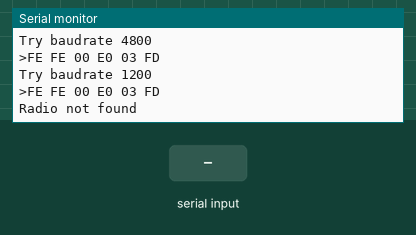
Simulated run of this sketch. Board: Arduino Uno, built with avr-gcc and run on an emulated ATmega328P. Parts: the last lines printed to the serial monitor. Inputs (shaded band) come from the test bench.

Above: at 3.6 s.
3.7 s: "1" received over the second serial link
At 5.3 s:
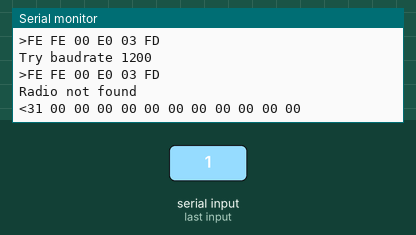
6.3 s: "0" received over the second serial link
At 7.7 s:
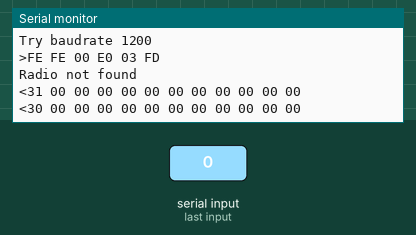
7.8 s: "2" received over the second serial link
At 9.6 s:
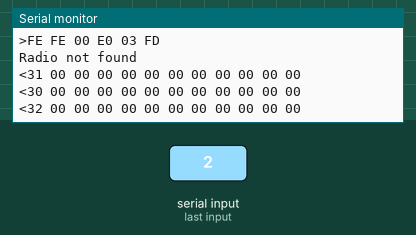
Timing chart, 0 to 11.1 s (numbered marks = the images above; inputs shaded):
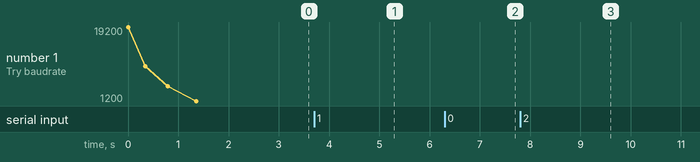

Measured:
- after the input at 3.7 s, the serial monitor: prints a new line after 1.1 s (image 1)
- after the input at 6.3 s, the serial monitor: prints a new line after 1.1 s (image 2)
- after the input at 7.8 s, the serial monitor: prints a new line after 1.1 s (image 3)

The sketch:

icom-ic820-cat.ino
```cpp
#include  <SoftwareSerial.h>
SoftwareSerial CAT(10, 11); // RX, TX

#define DEBUG 1
//#define MIRRORCAT 1

#define BROADCAST_ADDRESS    0x00 //Broadcast address
#define CONTROLLER_ADDRESS   0xE0 //Controller address

#define START_BYTE       0xFE //Start byte
#define STOP_BYTE       0xFD //Stop byte

#define CMD_TRANS_FREQ      0x00 //Transfers operating frequency data
#define CMD_TRANS_MODE      0x01 //Transfers operating mode data

#define CMD_READ_FREQ       0x03 //Read operating frequency data
#define CMD_READ_MODE       0x04 //Read operating mode data

#define CMD_WRITE_FREQ       0x05 //Write operating frequency data
#define CMD_WRITE_MODE       0x06 //Write operating mode data

#define IF_PASSBAND_WIDTH_WIDE   0x01
#define IF_PASSBAND_WIDTH_MEDIUM   0x02
#define IF_PASSBAND_WIDTH_NARROW   0x03

const uint32_t decMulti[]    = {1000000000, 100000000, 10000000, 1000000, 100000, 10000, 1000, 100, 10, 1};

#define BAUD_RATES_SIZE 4
const uint16_t baudRates[BAUD_RATES_SIZE]       = {19200, 9600, 4800, 1200};

uint8_t  radio_address;     //Transiever address
uint16_t  baud_rate;        //Current baud speed
uint32_t  readtimeout;      //Serial port read timeout
uint8_t  read_buffer[12];   //Read buffer
uint32_t  frequency;        //Current frequency in Hz

const char* mode[] = {"LSB","USB","AM","CW","FSK","FM","WFM"};
#define MODE_TYPE_LSB   0x00
#define MODE_TYPE_USB   0x01
#define MODE_TYPE_AM    0x02
#define MODE_TYPE_CW    0x03
#define MODE_TYPE_RTTY  0x04
#define MODE_TYPE_FM    0x05

void configRadioBaud(uint16_t  baudrate)
{
  if(baud_rate != baudrate){
    CAT.end();
    CAT.begin(baudrate);
  }

  baud_rate = baudrate;

  switch (baud_rate) {
    case 4800:
       readtimeout = 50000;
       break;
    case 9600:
       readtimeout = 40000;
       break;
    case 19200:
       readtimeout = 30000;
       break;
    default:
       readtimeout = 100000;
       break;
  }
}

uint8_t readLine(void)
{
  uint8_t byte;
  uint8_t counter = 0;
  uint32_t ed = readtimeout;

  while (true)
  {
    while (!CAT.available()) {
      if (--ed == 0)return 0;
    }
    ed = readtimeout;
    byte = CAT.read();
    if (byte == 0xFF)continue; //TODO skip to start byte instead
#ifdef MIRRORCAT
    Serial.print(byte, BYTE);
#endif

    read_buffer[counter++] = byte;
    if (STOP_BYTE == byte) break;

    if (counter >= sizeof(read_buffer))return 0;
  }
  return counter;
}

void radioSetMode(uint8_t modeid, uint8_t modewidth)
{
  uint8_t req[] = {START_BYTE, START_BYTE, radio_address, CONTROLLER_ADDRESS, CMD_WRITE_MODE, modeid, modewidth, STOP_BYTE};
#ifdef DEBUG
  Serial.print(">");
#endif
  for (uint8_t i = 0; i < sizeof(req); i++) {
    CAT.write(req[i]);
#ifdef DEBUG
    if (req[i] < 16)Serial.print("0");
    Serial.print(req[i], HEX);
    Serial.print(" ");
#endif
  }
#ifdef DEBUG
  Serial.println();
#endif
}

void sendCatRequest(uint8_t requestCode)
{
  uint8_t req[] = {START_BYTE, START_BYTE, radio_address, CONTROLLER_ADDRESS, requestCode, STOP_BYTE};
#ifdef DEBUG
  Serial.print(">");
#endif
  for (uint8_t i = 0; i < sizeof(req); i++) {
    CAT.write(req[i]);
#ifdef DEBUG
    if (req[i] < 16)Serial.print("0");
    Serial.print(req[i], HEX);
    Serial.print(" ");
#endif
  }
#ifdef DEBUG
  Serial.println();
#endif
}

bool searchRadio()
{

  for(uint8_t baud=0; baud<BAUD_RATES_SIZE; baud++){
#ifdef DEBUG
    Serial.print("Try baudrate ");
    Serial.println(baudRates[baud]);
#endif
    configRadioBaud(baudRates[baud]);
    sendCatRequest(CMD_READ_FREQ);

    if (readLine() > 0)
    {
      if(read_buffer[0]==START_BYTE && read_buffer[1]==START_BYTE){
        radio_address = read_buffer[3];
      }
      return true;
    }
  }

  radio_address = 0xFF;
  return false;
}

void printFrequency(void)
{
  frequency = 0;
  //FE FE E0 42 03 <00 00 58 45 01> FD ic-820
  //FE FE 00 40 00 <00 60 06 14> FD ic-732
  for (uint8_t i = 0; i < 5; i++) {
    if(read_buffer[9 - i] == 0xFD)continue;//spike
#ifdef DEBUG
    if (read_buffer[9 - i] < 16)Serial.print("0");
    Serial.print(read_buffer[9 - i], HEX);
#endif

    frequency += (read_buffer[9 - i] >> 4) * decMulti[i * 2];
    frequency += (read_buffer[9 - i] & 0x0F) * decMulti[i * 2 + 1];
  }
#ifdef DEBUG
  Serial.println();
#endif
}

void printMode(void)
{
  //FE FE E0 42 04 <00 01> FD
#ifdef DEBUG
  Serial.println(mode[read_buffer[5]]);
#endif
  //read_buffer[6] -> 01 - Wide, 02 - Medium, 03 - Narrow

}

void setup()
{
  Serial.begin(115200);
  configRadioBaud(9600);
  radio_address = 0x00;

  while(radio_address == 0x00) {
    if (!searchRadio()) {
#ifdef DEBUG
      Serial.println("Radio not found");
#endif
    } else {
#ifdef DEBUG
      Serial.print("Radio found at ");
      Serial.print(radio_address, HEX);
      Serial.println();
#endif

      sendCatRequest(CMD_READ_FREQ);
      delay(100);
      sendCatRequest(CMD_READ_MODE);
      break;
    }
  }

}

void processCatMessages()
{
  /*
    <FE FE E0 42 04 00 01 FD  - LSB
    <FE FE E0 42 03 00 00 58 45 01 FD  -145.580.000

    FE FE - start bytes
    00/E0 - target address (broadcast/controller)
    42 - source address
    00/03 - data type
    <data>
    FD - stop byte
  */

  while (CAT.available()) {
    uint8_t knowncommand = 1;
    uint8_t r;
    if (readLine() > 0) {
      if (read_buffer[0] == START_BYTE && read_buffer[1] == START_BYTE) {
        if (read_buffer[3] == radio_address) {
          if (read_buffer[2] == BROADCAST_ADDRESS) {
            switch (read_buffer[4]) {
              case CMD_TRANS_FREQ:
                printFrequency();
                break;
              case CMD_TRANS_MODE:
                printMode();
                break;
              default:
                knowncommand = false;
            }
          } else if (read_buffer[2] == CONTROLLER_ADDRESS) {
            switch (read_buffer[4]) {
              case CMD_READ_FREQ:
                printFrequency();
                break;
              case CMD_READ_MODE:
                printMode();
                break;
              default:
                knowncommand = false;
            }
          }
        } else {
#ifdef DEBUG
          Serial.print(read_buffer[3]);
          Serial.println(" also on-line?!");
#endif
        }
      }
    }

#ifdef DEBUG
    //if(!knowncommand){
    Serial.print("<");
    for (uint8_t i = 0; i < sizeof(read_buffer); i++) {
      if (read_buffer[i] < 16)Serial.print("0");
      Serial.print(read_buffer[i], HEX);
      Serial.print(" ");
      if (read_buffer[i] == STOP_BYTE)break;
    }
    Serial.println();
    //}
#endif
  }

#ifdef MIRRORCAT
  while(Serial.available()){
    CAT.print(Serial.read(), BYTE);
  }
#endif
}

//unsigned long timer = 0;

void loop()
{
  processCatMessages();

  /*
  //every 10 seconds change modulation to CW (wide)
  if(millis() - timer > 10000)
  {
    timer = millis();
    radioSetMode(MODE_TYPE_CW, IF_PASSBAND_WIDTH_WIDE);
  }
  */
}
```
